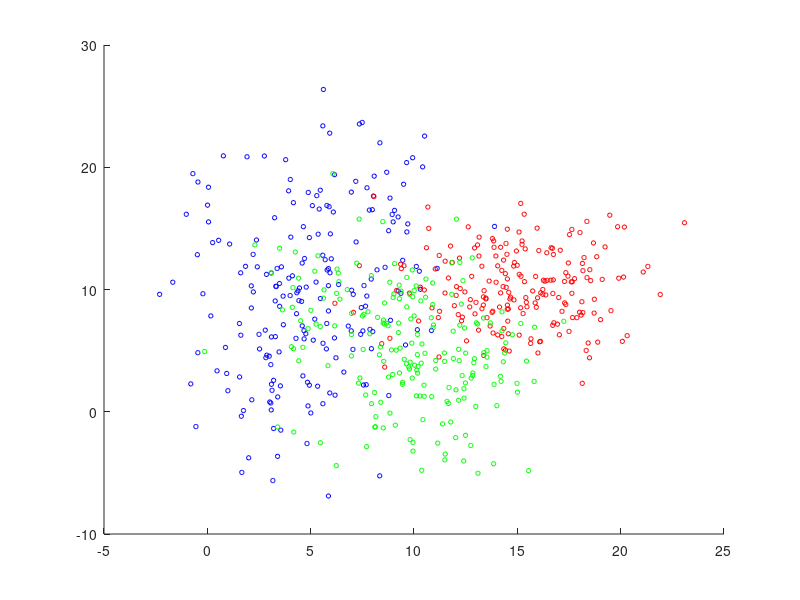

Reproduce this figure in MATLAB. (Note: this script raises an error after producing the figure.)
clear all;
close all;

MU1 = [5 10];
SIGMA1 = [8 4; 4 40];
MU2 = [15 10];
SIGMA2 = [8 0; 0 8];
MU3 = [10 5];
SIGMA3 = [10 -5; -5 20];
X1 = mvnrnd(MU1,SIGMA1,200);
X2 = mvnrnd(MU2,SIGMA2,200);
X3 = mvnrnd(MU3, SIGMA3, 200);

range1 = [-5:0.1:20]
range2 = [-5:0.1:20]

figure;
hold on;

scatter(X1(:,1), X1(:,2), 10, 'b');
scatter(X2(:,1), X2(:,2), 10, 'r');
scatter(X3(:,1), X3(:,2), 10, 'g');

[c_vectors, c_values] = eigs(SIGMA1);
[d_vectors, d_values] = eigs(SIGMA2);
[e_vectors, e_values] = eigs(SIGMA3);

c_theta = atan2(c_vectors(2,1), c_vectors(1,1));
plot_ellipse(MU1(1), MU1(2), c_theta, sqrt(c_values(1,1)), sqrt(c_values(2,2)));

d_theta = atan2(d_vectors(2,1), d_vectors(1,1));
plot_ellipse(MU2(1), MU2(2), d_theta, sqrt(d_values(1,1)),sqrt(d_values(2,2)));

e_theta = atan2(e_vectors(2,1), e_vectors(1,1));
plot_ellipse(MU3(1), MU3(2), e_theta, sqrt(e_values(1,1)),sqrt(e_values(2,2)));

med_1 = MED([MU1; MU2; MU3], range1, range2);
contour(range1, range2, med_1', 2, '--r');
hold on;
